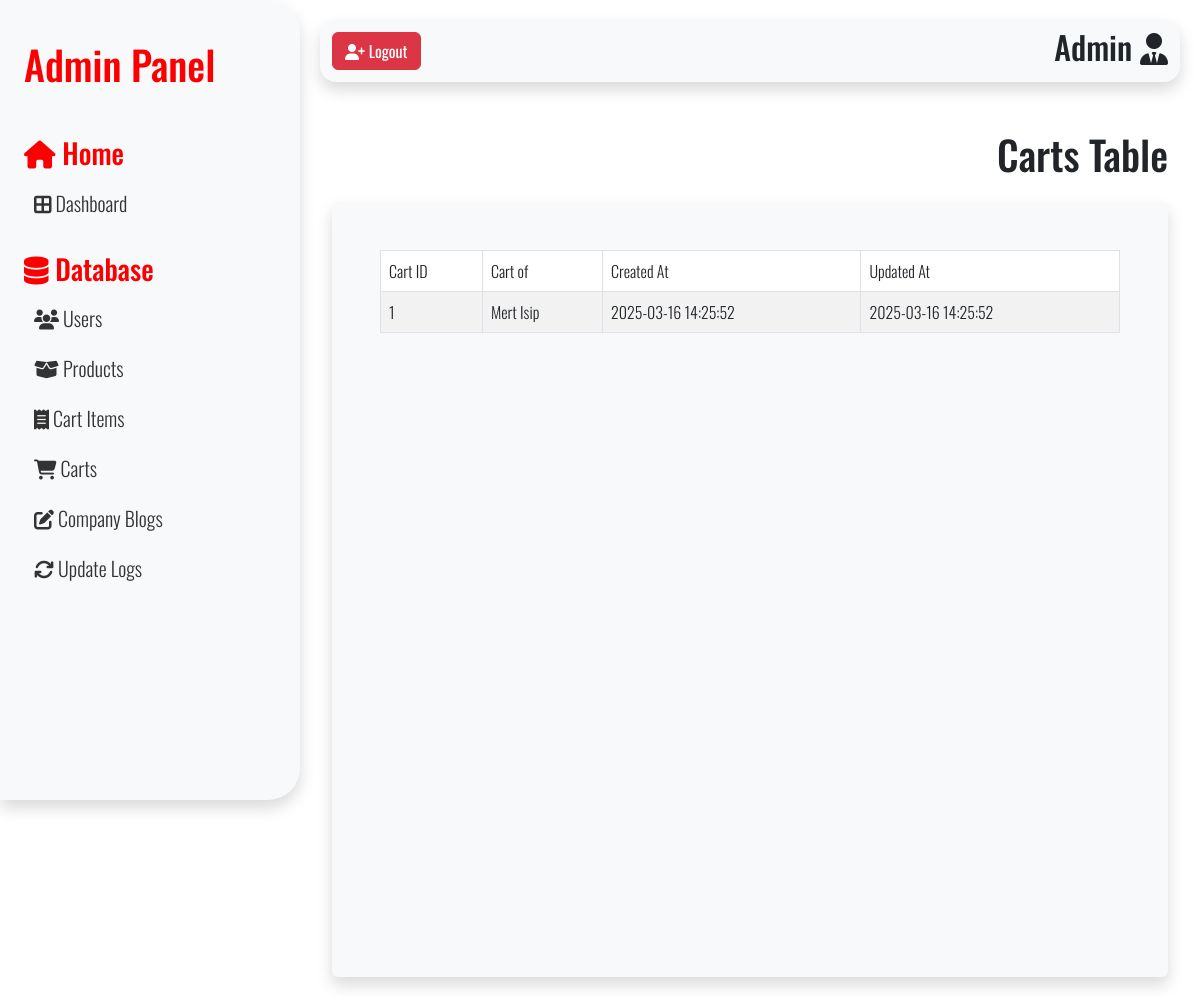
The app's page /src/adminIndex.php?page=carts (signed in), older data.
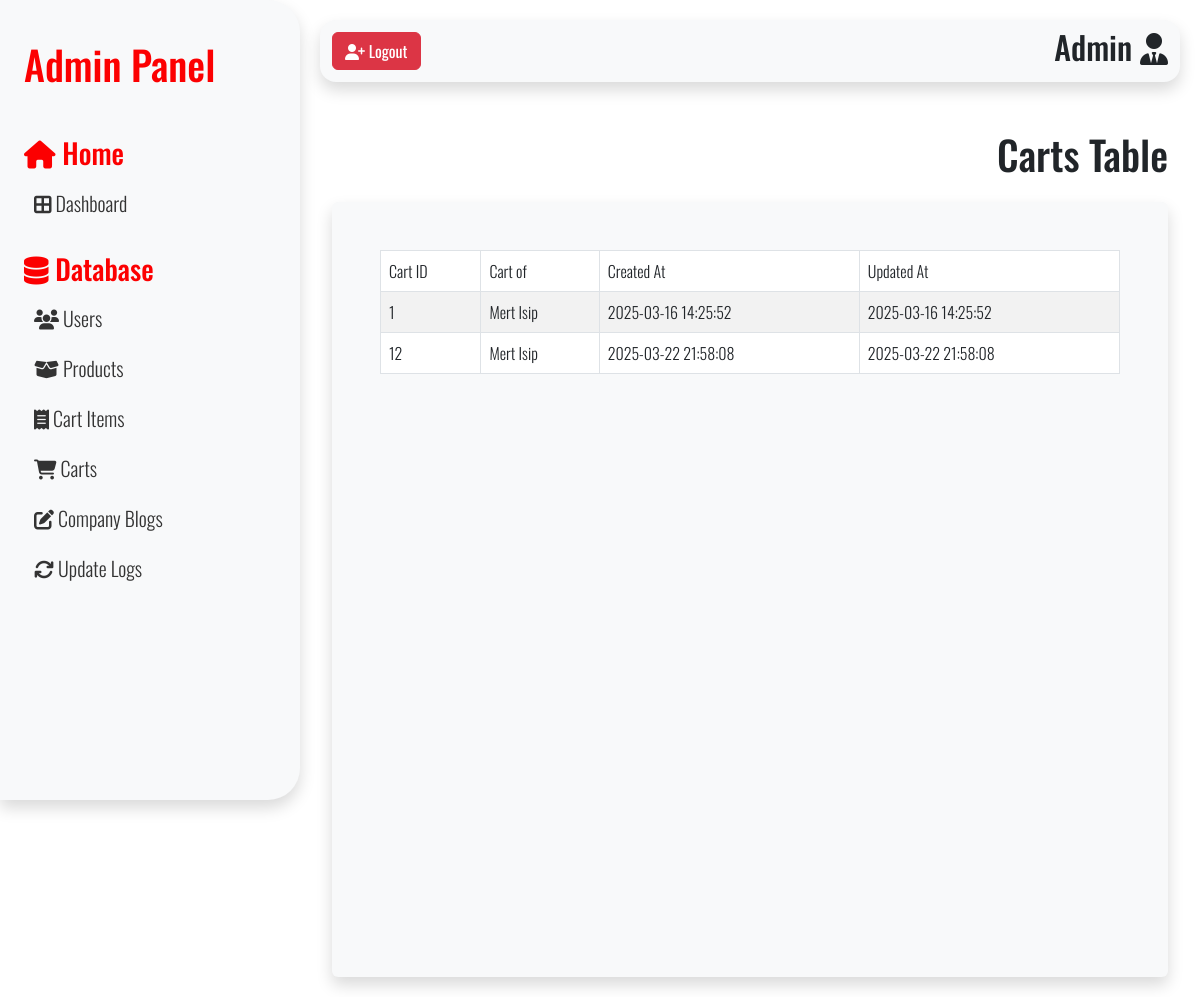
The same page, newer data.
### tables this page shows
CREATE TABLE `carts_tbl` (
  `cartID` int(11) NOT NULL AUTO_INCREMENT,
  `userID` int(11) DEFAULT NULL,
  `createdAt` datetime NOT NULL DEFAULT current_timestamp(),
  `updatedAt` datetime NOT NULL DEFAULT current_timestamp(),
  PRIMARY KEY (`cartID`),
  KEY `cartUserFK` (`userID`),
  CONSTRAINT `cartUserFK` FOREIGN KEY (`userID`) REFERENCES `users_tbl` (`userID`) ON DELETE SET NULL ON UPDATE NO ACTION
);

### src/adminPages/cartsTable.php (the view, shortened to what this page needs)
<?php
require_once 'weltz_dbconnect.php';
$cartsSQL =
    "SELECT
        c.cartID,
        CONCAT(u.userFname, ' ', u.userLname) AS userFullName,
        c.createdAt,
        c.updatedAt
    FROM
        carts_tbl c
    JOIN
        users_tbl u ON c.userID = u.userID
    ";
$cartsSQLResult = $conn->query($cartsSQL);
?>
<div class="userTableHeader mb-3 d-flex justify-content-end align-items-center gap-3">
    <h1>Carts Table</h1>
</div>
<div class="table-container container-fluid bg-light p-5 rounded shadow">
    <table id="myTable" class="table table-bordered table-striped">
        <thead>
            <tr>
                <th>Cart ID</th>
                <th>Cart of</th>
                <th>Created At</th>
                <th>Updated At</th>
            </tr>
        </thead>
        <tbody>
            <?php
            if ($cartsSQLResult->num_rows > 0) {
                while ($row = $cartsSQLResult->fetch_assoc()) {
            ?>
                    <tr>
                        <td><?php echo $row['cartID'] ?></td>
                        <td><?php echo $row['userFullName'] ?></td>
                        <td><?php echo  $row['createdAt'] ?></td>
                        <td><?php echo  $row['updatedAt'] ?></td>
                    </tr>
                <?php
                }
            } else {
                ?>
                <h1 class="text-center">No carts found</h1>
            <?php
            }
            ?>
        </tbody>
    </table>
</div>

Row changes from the older to the newer data that the page shows:
added carts_tbl: cartID "12", userFullName "Mert Isip", createdAt "2025-03-22 21:58:08", updatedAt "2025-03-22 21:58:08"
